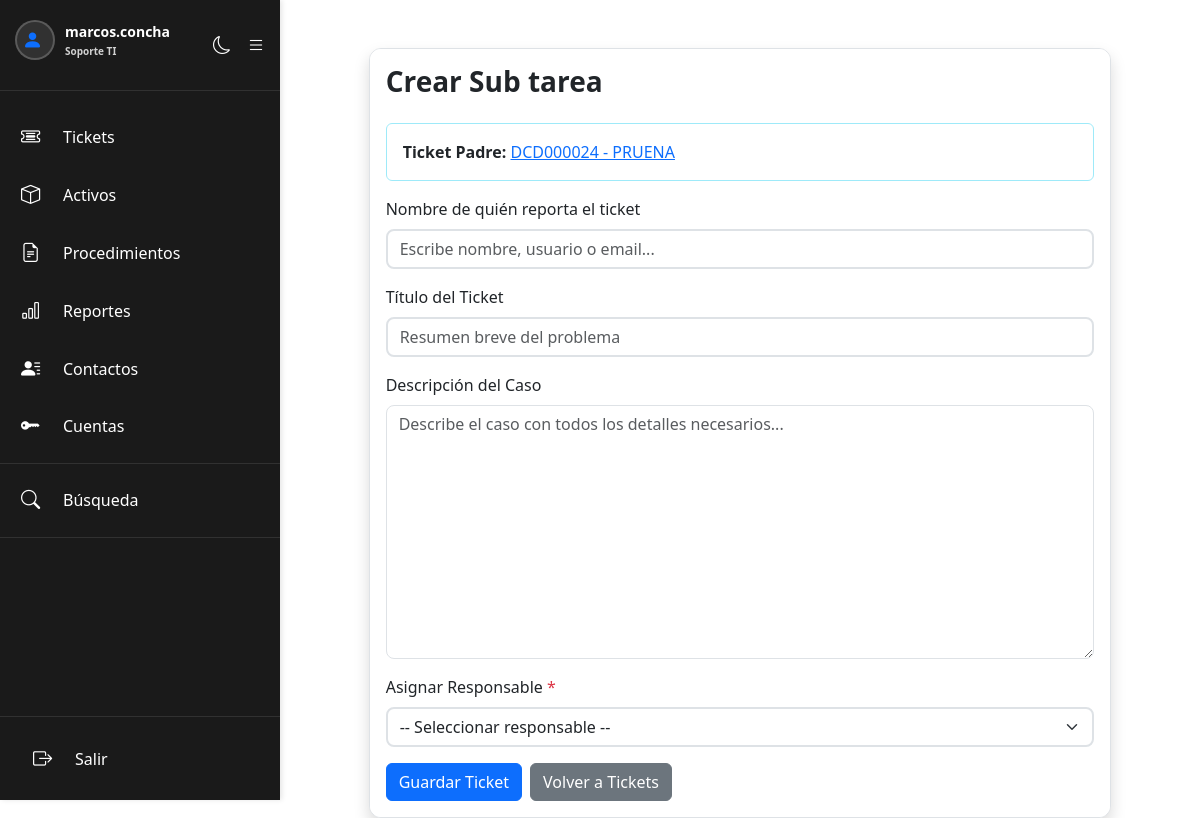
The app's page /crear_ticket.php?padre=24 (signed in), older data.
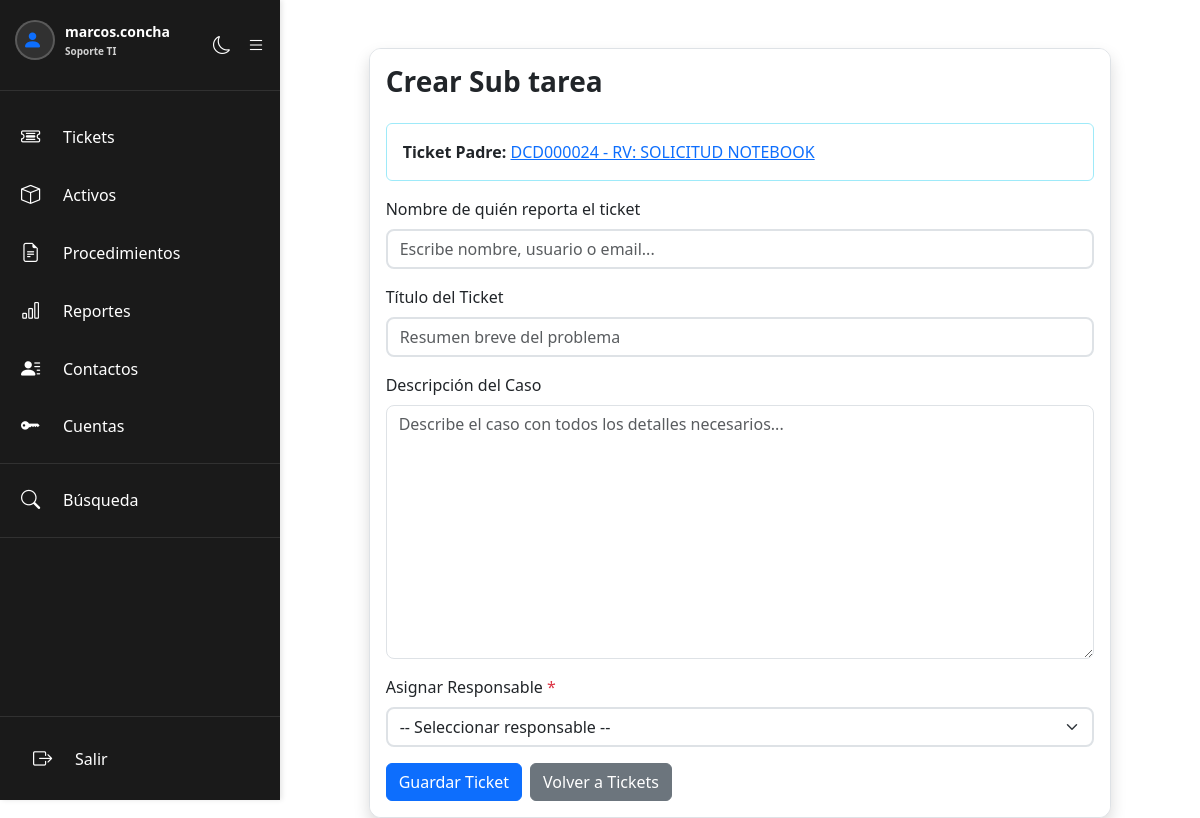
The same page, newer data.
### tables this page shows
CREATE TABLE `tickets` (
  `id` int(11) NOT NULL AUTO_INCREMENT,
  `ticket_padre_id` int(11) DEFAULT NULL,
  `ticket_number` varchar(50) NOT NULL,
  `titulo` varchar(255) NOT NULL,
  `descripcion` longtext DEFAULT NULL,
  `estado` varchar(50) DEFAULT 'sin abrir',
  `es_cerrado` tinyint(1) DEFAULT 0,
  `usuario_creador` int(11) DEFAULT NULL,
  `nombre_solicitante` varchar(255) DEFAULT NULL,
  `propietario` int(11) DEFAULT NULL,
  `responsable` int(11) DEFAULT NULL,
  `fecha_creacion` datetime DEFAULT current_timestamp(),
  `fecha_ultima_modificacion` datetime DEFAULT current_timestamp() ON UPDATE current_timestamp(),
  `motivo_cierre` varchar(255) DEFAULT NULL,
  `estado_cancelacion` varchar(255) DEFAULT NULL,
  PRIMARY KEY (`id`),
  UNIQUE KEY `ticket_number` (`ticket_number`),
  KEY `usuario_creador` (`usuario_creador`),
  KEY `propietario` (`propietario`),
  KEY `responsable` (`responsable`),
  KEY `fk_ticket_padre` (`ticket_padre_id`),
  CONSTRAINT `fk_ticket_padre` FOREIGN KEY (`ticket_padre_id`) REFERENCES `tickets` (`id`) ON DELETE CASCADE,
  CONSTRAINT `tickets_ibfk_1` FOREIGN KEY (`usuario_creador`) REFERENCES `users` (`id`),
  CONSTRAINT `tickets_ibfk_2` FOREIGN KEY (`propietario`) REFERENCES `users` (`id`),
  CONSTRAINT `tickets_ibfk_3` FOREIGN KEY (`responsable`) REFERENCES `users` (`id`)
);

### crear_ticket.php (the view, shortened to what this page needs)
<?php
require_once 'includes/config.php';
$ticket_padre = null;
$ticket_padre_id = isset($_GET["padre"]) ? intval($_GET["padre"]) : null;
if ($ticket_padre_id) {
    try {
        $stmt = $conexion->prepare("SELECT id, ticket_number, titulo FROM tickets WHERE id = ?");
        $stmt->execute([$ticket_padre_id]);
        $ticket_padre = $stmt->fetch(PDO::FETCH_ASSOC);
    } catch (PDOException $e) {
        $ticket_padre_id = null;
    }
}
?>
<!DOCTYPE html>
<html lang="es">
<head>
    <link href="https://cdn.jsdelivr.net/npm/bootstrap@5.3.8/dist/css/bootstrap.min.css" rel="stylesheet">
    <link rel="stylesheet" href="https://cdn.jsdelivr.net/npm/bootstrap-icons@1.11.3/font/bootstrap-icons.min.css">
    <link href="css/dark-mode.css" rel="stylesheet">
</head>
<body>
    <?php include 'includes/sidebar.php'; ?>
    <div class="container mt-5">
        <div class="row">
            <div class="col-md-10 offset-md-1">
                <div class="card shadow">
                    <div class="card-body">
                        <h2 class="card-title mb-4">
                            <?php if ($ticket_padre): ?>
                                Crear Sub tarea
                            <?php else: ?>
                                Crear Nuevo Ticket
                            <?php endif; ?>
                        </h2>
                        <?php if ($ticket_padre): ?>
                            <div class="alert alert-info mb-3">
                                <strong>Ticket Padre:</strong>
                                <a href="ver_ticket.php?id=<?php echo htmlspecialchars($ticket_padre["id"]); ?>" target="_blank">
                                    <?php echo htmlspecialchars($ticket_padre["ticket_number"] . " - " . $ticket_padre["titulo"]); ?>
                                </a>
                            </div>
                        <?php endif; ?>
                        <form method="POST" action="">
                            <div class="mb-3 autocomplete-container">
                                <label for="nombre_reportante" class="form-label">Nombre de quién reporta el ticket</label>
                                <input
                                    type="text"
                                    class="form-control"
                                    id="nombre_reportante"
                                    name="nombre_reportante"
                                    required
                                    placeholder="Escribe nombre, usuario o email..."
                                    autocomplete="off"
                                    value="<?php echo htmlspecialchars($_POST["nombre_reportante"] ?? ""); ?>"
                                >
                            </div>
                            <div class="mb-3">
                                <label for="titulo" class="form-label">Título del Ticket</label>
                                <input type="text" class="form-control" id="titulo" name="titulo" required placeholder="Resumen breve del problema" value="<?php echo htmlspecialchars($_POST["titulo"] ?? ""); ?>">
                            </div>
                            <div class="mb-3">
                                <label for="descripcion" class="form-label">Descripción del Caso</label>
                                <textarea class="form-control" id="descripcion" name="descripcion" rows="10" required placeholder="Describe el caso con todos los detalles necesarios..."><?php echo htmlspecialchars($_POST["descripcion"] ?? ""); ?></textarea>
                            </div>
                            <div class="mb-3">
                                <label for="responsable_asignado" class="form-label">Asignar Responsable <span class="text-danger">*</span></label>
                                <select class="form-select" id="responsable_asignado" name="responsable_asignado" required>
                                    <option value="">-- Seleccionar responsable --</option>
                                </select>
                            </div>
                            <div class="d-flex gap-2">
                                <button type="submit" class="btn btn-primary" >Guardar Ticket</button>
                                <a href="tickets.php" class="btn btn-secondary">Volver a Tickets</a>
                            </div>
                        </form>
                    </div>
                </div>
            </div>
        </div>
    </div>
</html>

Row changes from the older to the newer data that the page shows:
changed tickets: ticket_number+titulo "DCD000024 - PRUENA" → "DCD000024 - RV: SOLICITUD NOTEBOOK"
